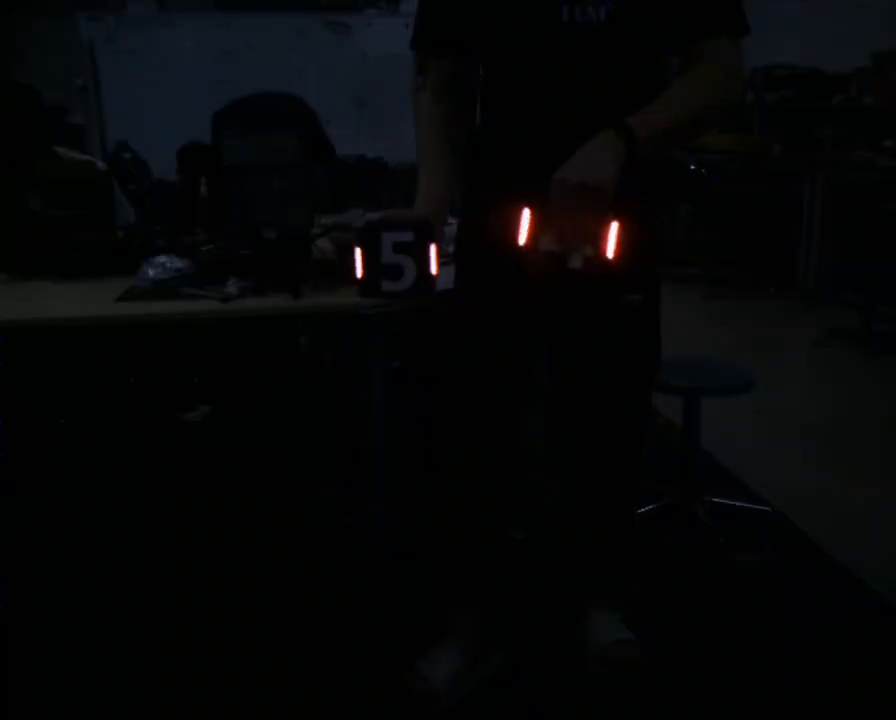
//> input picture frame 92 of test/1.mp4, 896 x 720 px
$ ./main   (built with g++ and OpenCV 4)
//> lines starting //> are read from the running program, lines starting //| are printed output that depends on the picture; after the words box and inside, x2 and y2 are one past the last pixel; in counts of white or black regions, pixels touching at a corner belong together
#include <opencv2/opencv.hpp>
#include <iostream>
#include <vector>
#include <cmath>

// 定义Lightbar灯条结构体
struct Lightbar
{
    cv::Point2f center;  // 灯条中心点
    float width;         // 灯条宽度
    float height;        // 灯条高度
};

// 定义Armor装甲板结构体
struct Armor
{
    cv::Point2f center;       // 装甲板中心点
    Lightbar lightbar1;       // 灯条1
    Lightbar lightbar2;       // 灯条2
};

// 根据armor框选装甲板
void drawRotatedRect(cv::Mat& image, const Armor& armor)
{
    // 计算灯条之间的角度
    float angle = std::atan2(armor.lightbar2.center.y - armor.lightbar1.center.y, armor.lightbar2.center.x - armor.lightbar1.center.x) * 180.0 / CV_PI;

    float width = cv::norm(armor.lightbar2.center - armor.lightbar1.center);
    float height = ((armor.lightbar1.height + armor.lightbar2.height) / 2) * 2.2;

    // 构造旋转矩形
    cv::RotatedRect rotatedRect(armor.center, cv::Size2f(width, height), angle);

    // 获取矩形的四个顶点
    cv::Point2f vertices[4];
    rotatedRect.points(vertices);

    // 绘制矩形
    for (int i = 0; i < 4; ++i)
        cv::line(image, vertices[i], vertices[(i + 1) % 4], cv::Scalar(0, 255, 0), 2);
}

int main()
{
    // 白色HSV
    cv::Scalar lowerWhite(0, 0, 200);
    cv::Scalar upperWhite(180, 60, 255);

    // 打开视频文件
    cv::VideoCapture cap("1.mp4");
    if (!cap.isOpened())
    {
        std::cerr << "读取失败" << std::endl;
        return -1;
    }

    cv::Mat frame;
    while (true)
    {
        // 从视频中读取每一帧
        cap >> frame;
//> frame is the input picture: 720 rows x 896 cols, CV_8UC3; mean B, G, R 6.4, 5.5, 4.5
        if (frame.empty())
            break;

        // 获取帧的宽度
        int width = frame.cols;
//> width = 896
        // 获取帧的高度
        int height = frame.rows;
//> height = 720

        cv::Point2f frameCenter(width / 2.0f, height / 2.0f);
//> frameCenter = Point(448, 360)

        // 提取灯条
        cv::Mat hsv, binary, gray;
        cv::cvtColor(frame, hsv, cv::COLOR_BGR2HSV);
//> hsv: 720 rows x 896 cols, CV_8UC3; mean H, S, V 68.4, 157.6, 7.3
        cv::inRange(hsv, lowerWhite, upperWhite, hsv);
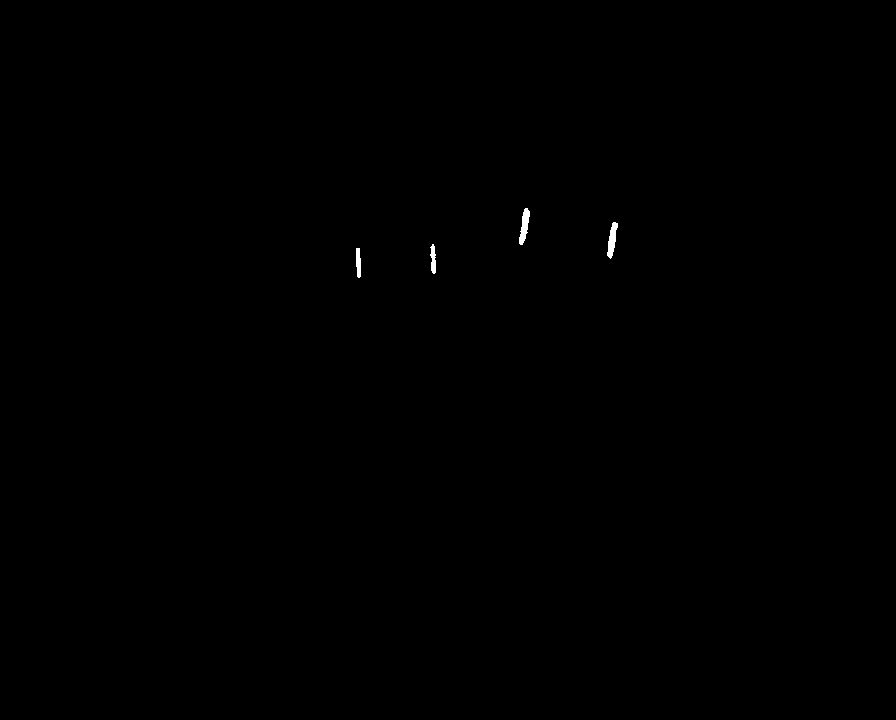
//> hsv: 720 rows x 896 cols, CV_8UC1; 0.11% white; 4 white regions, box (x1, y1, x2, y2) and area: (519, 208, 530, 245) 228, (607, 222, 618, 259) 223, (430, 244, 436, 274) 127, (356, 248, 361, 278) 127

        // 转换为灰度图
        cv::cvtColor(frame, gray, cv::COLOR_BGR2GRAY);

        // 提取灯条白色部分
        cv::threshold(gray, binary, 230, 255, cv::THRESH_BINARY);
//> binary: 720 rows x 896 cols, CV_8UC1; 0.08% white; 4 white regions

        // 合并
        binary = hsv | binary;

        // 构造卷积核
        // cv::Mat kernel1 = cv::getStructuringElement(cv::MORPH_RECT, cv::Size(5, 5));
        // cv::Mat kernel2 = cv::getStructuringElement(cv::MORPH_RECT, cv::Size(3, 3));

        cv::GaussianBlur(binary, binary, cv::Size(3, 3), 1);
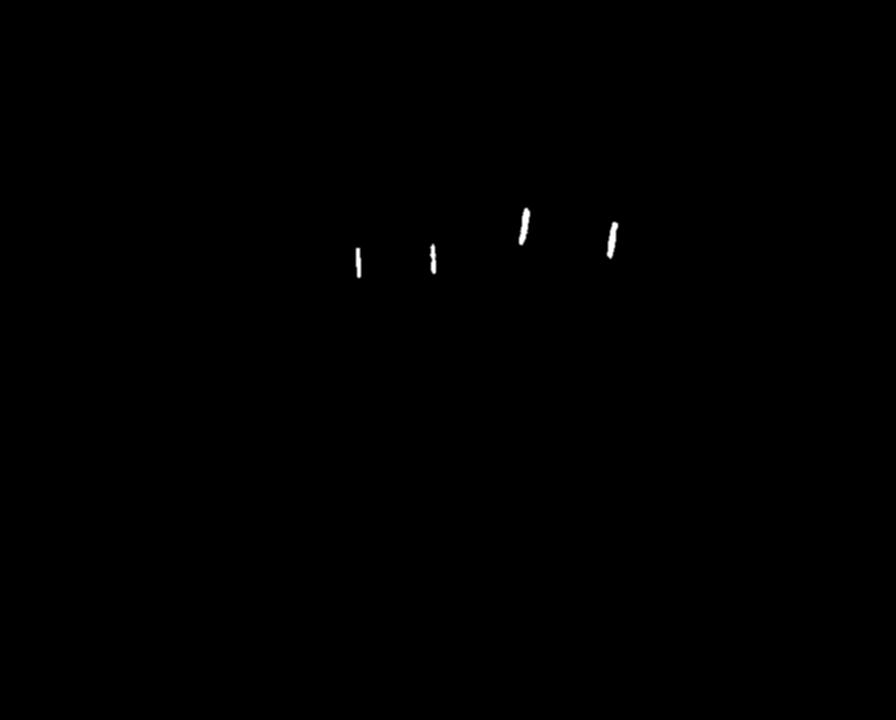
//> binary: 720 rows x 896 cols, CV_8UC1; 0.11% of pixels changed, all inside (x1, y1, x2, y2) = (355, 207, 619, 279)
        cv::blur(binary, binary, cv::Size(3, 3));
//> binary: 720 rows x 896 cols, CV_8UC1; 0.21% of pixels changed, all inside (x1, y1, x2, y2) = (354, 206, 620, 280)

        // 获取轮廓
        std::vector<std::vector<cv::Point>> contours;
        cv::findContours(binary, contours, cv::RETR_EXTERNAL, cv::CHAIN_APPROX_SIMPLE);
//> contours = 4 contours; box (x1, y1, x2, y2) and area: (517, 206, 532, 247) 393, (605, 220, 620, 261) 384, (428, 242, 438, 276) 259, (354, 246, 363, 280) 243

        // 定义灯条结构体列表
        std::vector<Lightbar> lightbars;

        // 筛选灯条
        for (const auto& contour : contours)
        {
            float area = cv::contourArea(contour);
            cv::Rect boundingBox = cv::boundingRect(contour);

            if (area > 5)
            {
                // 创建灯条对象
                Lightbar lightbar;
                lightbar.center = (boundingBox.tl() + boundingBox.br()) * 0.5;
                lightbar.width = static_cast<float>(boundingBox.width);
                lightbar.height = static_cast<float>(boundingBox.height);
                // 存储灯条
                lightbars.push_back(lightbar);
            }
        }
//> this loop made 4 passes
//> (area, boundingBox) on passes 1 to 4: (243, Rect(354, 246, 9, 34)), (259, Rect(428, 242, 10, 34)), (384.5, Rect(605, 220, 15, 41)), (393, Rect(517, 206, 15, 41))

        // 定义灯条配对状态
        std::vector<bool> paired(lightbars.size(), false);

        // 定义装甲板
        std::vector<Armor> armors;

        // 进行灯条配对，生成装甲板
        for (size_t i = 0; i < lightbars.size(); i++)
        {
            if (paired[i]) continue;

            for (size_t j = i + 1; j < lightbars.size(); j++)
            {
                if (paired[j]) continue;

                // 计算灯条距离
                float lightDistance = cv::norm(lightbars[i].center - lightbars[j].center);

                //测试灯条长度和装甲板长度比例范围
                //std::cout << lightbars[i].height / lightDistance << std::endl;
                float proportion = lightbars[i].height / lightDistance;


                if (proportion > 0.4 && proportion < 0.6)
                {
                    // 创建一个装甲板对象
                    Armor armor;
                    armor.center = (lightbars[i].center + lightbars[j].center) * 0.5;
                    armor.lightbar1 = lightbars[i];
                    armor.lightbar2 = lightbars[j];

                    // 保存装甲板数据
                    armors.push_back(armor);

                    paired[i] = true;
                    paired[j] = true;

                    break;
                }
            }
        }
//> this loop made 4 passes
//> after the loop, armors = 2 items; paired = [1, 1, 1, 1]

        // 找出距离中心最近的装甲板
        if (!armors.empty())
        {
            // 先假设第一个装甲板为最接近中心的
            Armor closestArmor = armors[0];
            // 定义最小距离,初始值为第一个装甲板的数据
            float minDistance = cv::norm(closestArmor.center - frameCenter);
//> minDistance = 112.1

            // 遍历所有存在的装甲板
            for (const auto& armor : armors)
            {
                // 通过坐标计算距离
                float distance = cv::norm(armor.center - frameCenter);
                if (distance < minDistance)
                {
                    closestArmor = armor;
                    minDistance = distance;
                }
            }
//> this loop made 2 passes
//> distance on passes 1 to 2: 112.1, 174.7
//> after the loop, minDistance = 112.1

            // 框选距离frameCenter最近的装甲板
            drawRotatedRect(frame, closestArmor);
//> in drawRotatedRect, `float angle = std::atan2(armor.lightbar2.center.y - armor.lightbar1.ce..`: angle = -3.05
//> in drawRotatedRect, `float width = cv::norm(armor.lightbar2.center - armor.lightbar1.center);`: width = 75.11
//> in drawRotatedRect, `float height = ((armor.lightbar1.height + armor.lightbar2.height) / 2)..`: height = 74.8
//> in drawRotatedRect, `cv::RotatedRect rotatedRect(armor.center, cv::Size2f(width, height), a..`: rotatedRect = centre (395.5, 261), size (75.1, 74.8), angle -3.1
//> in drawRotatedRect, `rotatedRect.points(vertices);`: vertices = 4 Points (x, y): [360, 300.4], [356, 225.7], [431, 221.7], [435, 296.4]
//> after the loop in drawRotatedRect, `for (int i = 0; i < 4; ++i)`:
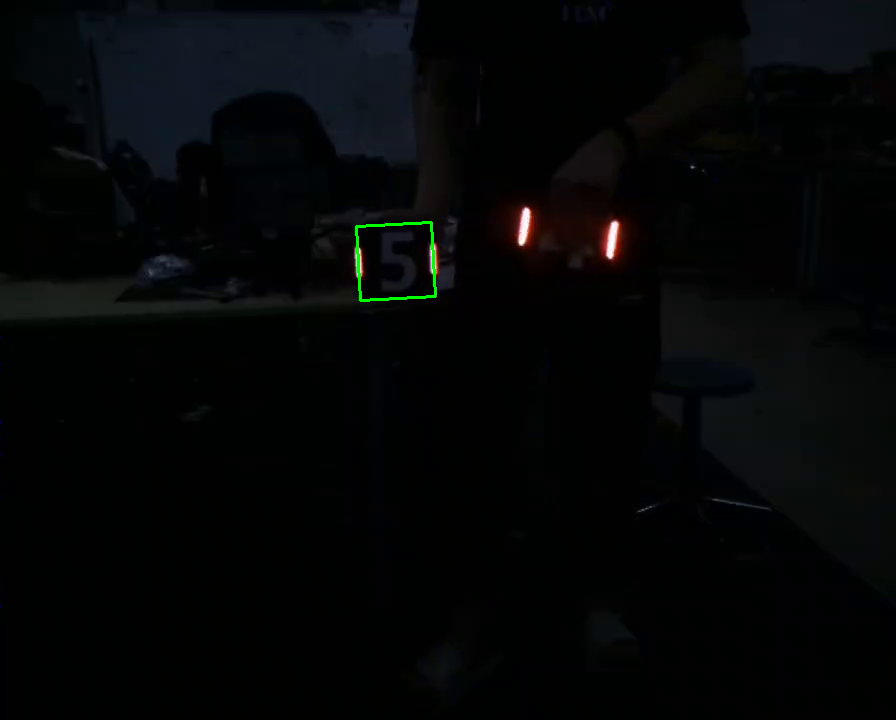
//> image: 720 rows x 896 cols, CV_8UC3; 0.14% of pixels changed, all inside (x1, y1, x2, y2) = (355, 221, 437, 302)

            // 绘制装甲板中心
            cv::circle(frame, closestArmor.center, 5, cv::Scalar(255, 0, 255), -1);
//> frame: 720 rows x 896 cols, CV_8UC3; 81 pixels changed, all inside (x1, y1, x2, y2) = (391, 256, 402, 267)
        }

        /*
        // 测试(输出paired)
        for (size_t i = 0; i < paired.size(); ++i)
        {
            std::cout << "paired[" << i << "] = " << paired[i] << std::endl;
        }
        */

        /*
        // 测试(输出armors)
        for (size_t i = 0; i < armors.size(); ++i)
        {
            std::cout << "armer[" << i << "].center = " << armors[i].center << std::endl;
            std::cout << "armer[" << i << "].lightbar1 = " << armors[i].lightbar1.center << std::endl;
            std::cout << "armer[" << i << "].lightbar2 = " << armors[i].lightbar2.center << std::endl;
        }
        */

        /*
        // 测试(输出lightbars)
        for (size_t i = 0; i < lightbars.size(); ++i)
        {
            std::cout << "lightbars[" << i << "] = " << lightbars[i].center << std::endl;
        }
        */

        // 显示结果图像
        cv::imshow("main", frame);

        // 显示测试图像
        // cv::imshow("binary", binary);

        if (cv::waitKey(25) >= 0)
//> the Esc key is pressed
            break;
    }

    cap.release();
    cv::destroyAllWindows();
    return 0;
}

$ run again, starting later in the video
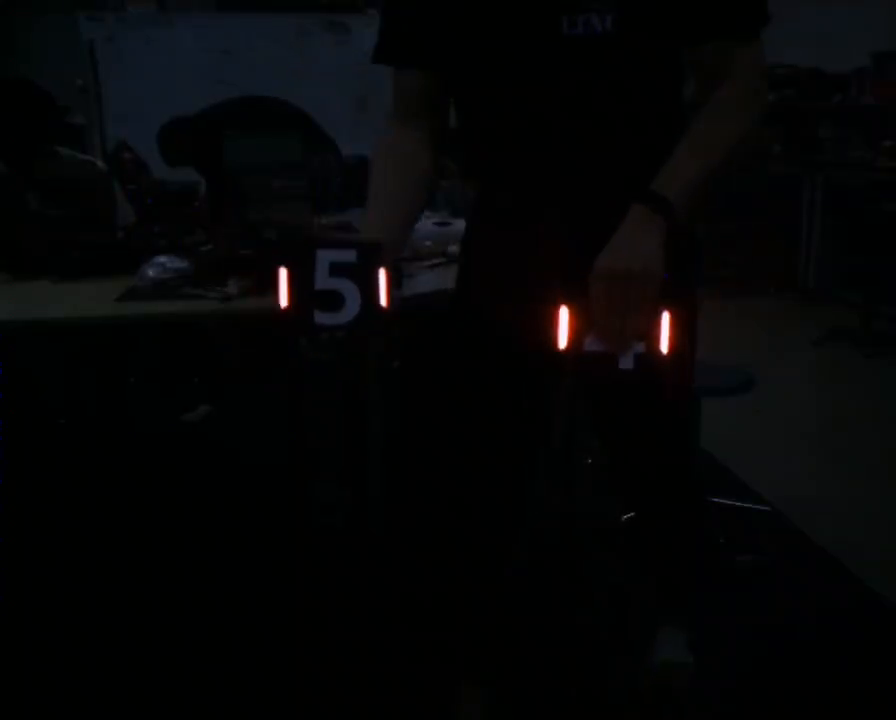
//> input picture frame 418 of test/1.mp4, 896 x 720 px
//> frame is the input picture: 720 rows x 896 cols, CV_8UC3; mean B, G, R 6, 5.4, 4.8
//> `cv::GaussianBlur(binary, binary, cv::Size(3, 3), 1);`:
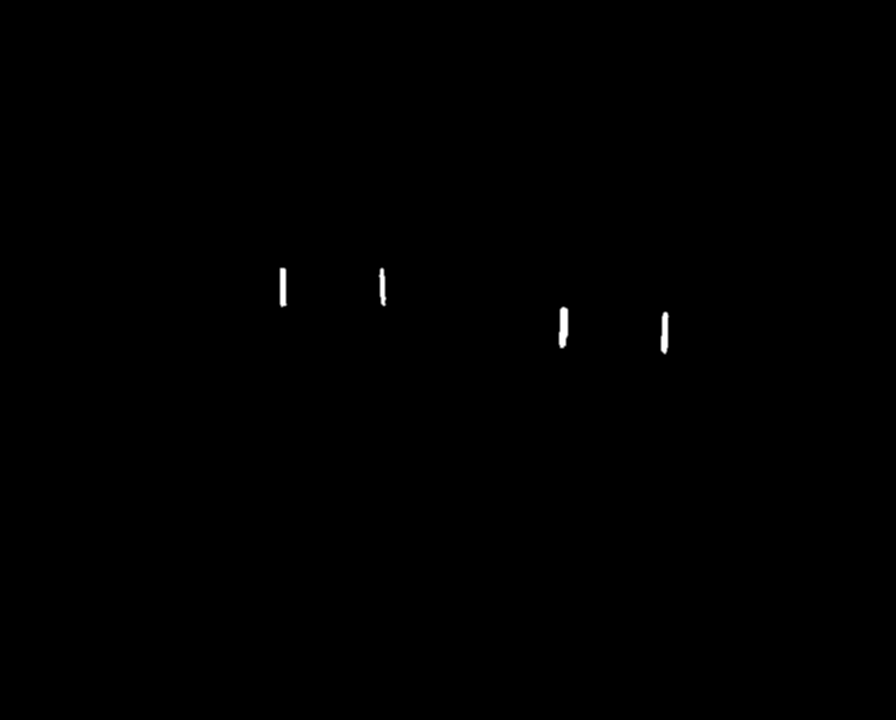
//> binary: 720 rows x 896 cols, CV_8UC1; min 0, max 255, mean 0.4
//> contours = 4 contours; box (x1, y1, x2, y2) and area: (557, 305, 570, 350) 472, (659, 310, 671, 356) 416, (278, 266, 289, 309) 378, (377, 266, 388, 308) 327
//> the loop `for (const auto& contour : contours)` made 4 passes
//> (area, boundingBox) on passes 1 to 4: (415.5, Rect(659, 310, 12, 46)), (471.5, Rect(557, 305, 13, 45)), (327, Rect(377, 266, 11, 42)), (378.5, Rect(278, 266, 11, 43))
//> the loop `for (size_t i = 0; i < lightbars.size(); i++)` made 4 passes
//> after the loop `for (size_t i = 0; i < lightbars.size(); i++)`: armors = 2 items; paired = [1, 1, 1, 1]
//> `float minDistance = cv::norm(closestArmor.center - frameCenter);`: minDistance = 169.1
//> the loop `for (const auto& armor : armors)` made 2 passes
//> (distance, minDistance) on pass 2: (135.9, 135.9)
//> after the loop `for (const auto& armor : armors)`: minDistance = 135.9
//> angle = 179.4
//> in drawRotatedRect, `float width = cv::norm(armor.lightbar2.center - armor.lightbar1.center);`: width = 98.01
//> in drawRotatedRect, `float height = ((armor.lightbar1.height + armor.lightbar2.height) / 2)..`: height = 93.5
//> rotatedRect = centre (333, 287.5), size (98, 93.5), angle 179.4
//> vertices = 4 Points (x, y): [381.5, 240.2], [382.5, 333.8], [284.5, 334.8], [283.5, 241.2]
//> after the loop in drawRotatedRect, `for (int i = 0; i < 4; ++i)`:
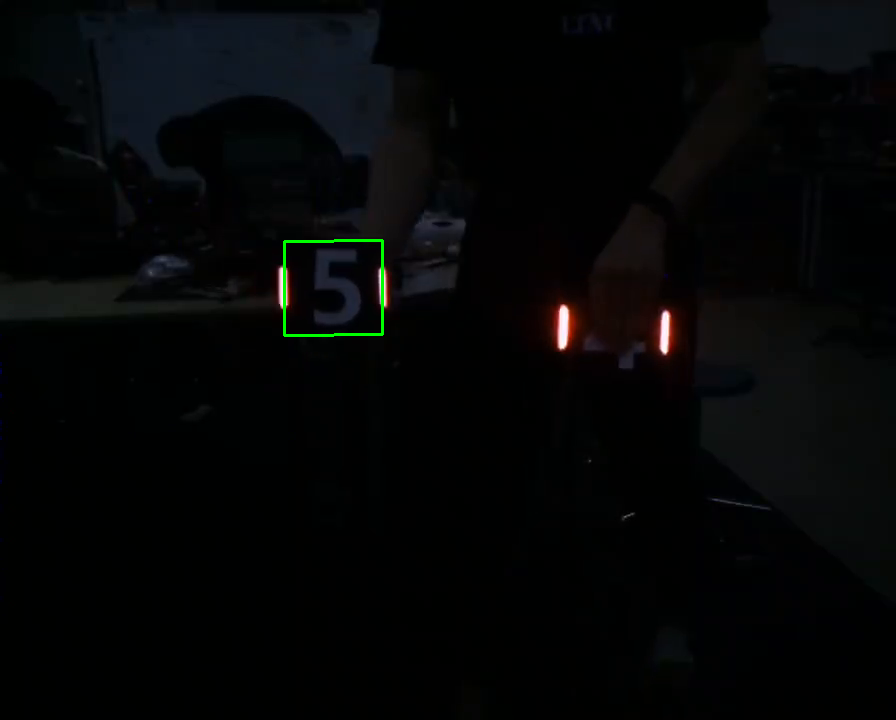
//> image: 720 rows x 896 cols, CV_8UC3; 0.18% of pixels changed, all inside (x1, y1, x2, y2) = (283, 239, 384, 337)
//> frame: 720 rows x 896 cols, CV_8UC3; 81 pixels changed, all inside (x1, y1, x2, y2) = (328, 283, 339, 294)

$ run again, starting later in the video
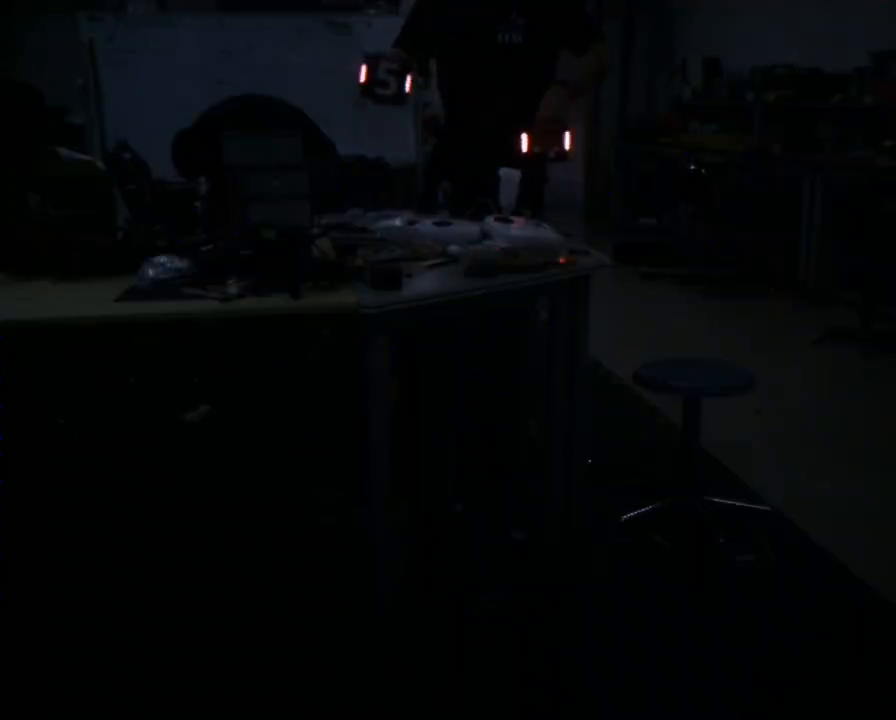
//> input picture frame 743 of test/1.mp4, 896 x 720 px
//> frame is the input picture: 720 rows x 896 cols, CV_8UC3; mean B, G, R 7.3, 5.8, 4
//> contours = 4 contours; box (x1, y1, x2, y2) and area: (520, 132, 529, 154) 166, (563, 130, 571, 152) 138, (358, 63, 367, 84) 126, (404, 74, 412, 93) 106
//> the loop `for (const auto& contour : contours)` made 4 passes
//> (area, boundingBox) on passes 1 to 4: (165.5, Rect(520, 132, 9, 22)), (138, Rect(563, 130, 8, 22)), (106.5, Rect(404, 74, 8, 19)), (126, Rect(358, 63, 9, 21))
//> the loop `for (size_t i = 0; i < lightbars.size(); i++)` made 4 passes
//> after the loop `for (size_t i = 0; i < lightbars.size(); i++)`: armors = 2 items; paired = [1, 1, 1, 1]
//> `float minDistance = cv::norm(closestArmor.center - frameCenter);`: minDistance = 238.8
//> the loop `for (const auto& armor : armors)` made 2 passes
//> distance on passes 1 to 2: 238.8, 288
//> angle = -2.66
//> in drawRotatedRect, `float width = cv::norm(armor.lightbar2.center - armor.lightbar1.center);`: width = 43.05
//> in drawRotatedRect, `float height = ((armor.lightbar1.height + armor.lightbar2.height) / 2)..`: height = 48.4
//> rotatedRect = centre (545.5, 142), size (43, 48.4), angle -2.7
//> vertices = 4 Points (x, y): [525.1, 167.2], [522.9, 118.8], [565.9, 116.8], [568.1, 165.2]
//> after the loop in drawRotatedRect, `for (int i = 0; i < 4; ++i)`:
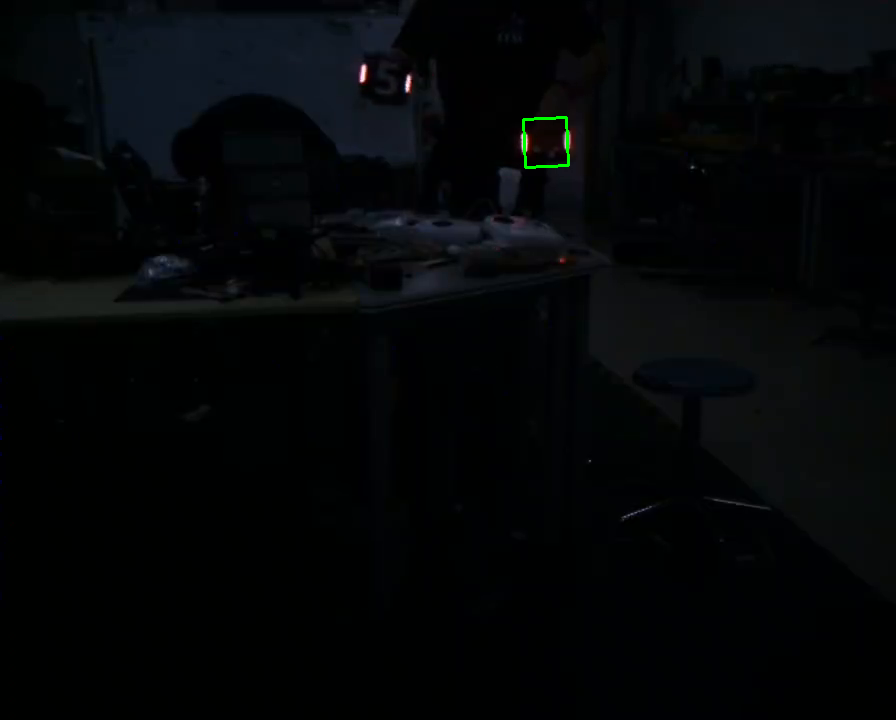
//> image: 720 rows x 896 cols, CV_8UC3; 0.08% of pixels changed, all inside (x1, y1, x2, y2) = (522, 116, 570, 169)
//> frame: 720 rows x 896 cols, CV_8UC3; 81 pixels changed, all inside (x1, y1, x2, y2) = (541, 137, 552, 148)
